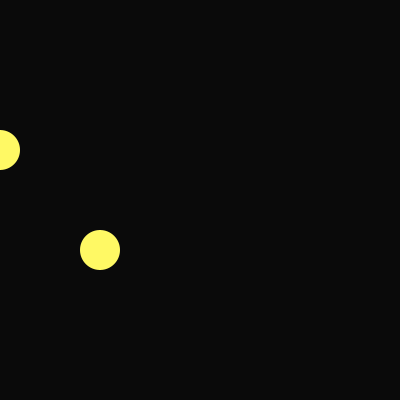
Frame 1 (no input)
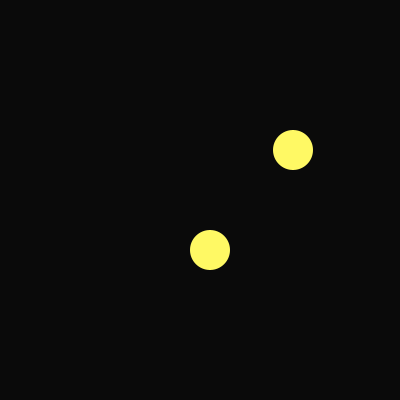
Frame 60 (the mouse pressed at the canvas centre just before this capture)
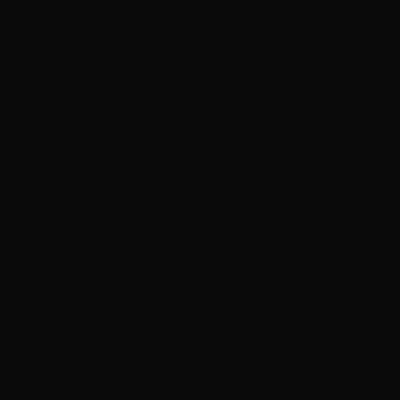
Frame 120 (the mouse held since frame 60 and released just before this capture)

The Processing sketch that drew these frames (run headless with seeded random() and noise(); from frame 60 on, the mouse is pressed at the canvas centre):

// Processing sketch: processing_42551
// ── processing_42551.pde

int x=0;
int y= 150;
int a=width;
int b=250;
 
int speedX = 3;
int speedY = 10;
 
void setup() {
  size(400, 400);
  smooth();
  fill(105, 219, 145);
  rect(0, 0, width, height);
}
 
void draw() {
  noStroke();
  fill(10);
  rect(0, 0, width, height);
 
  fill(255, 10, 210);
  noStroke();
 
 
  if (mousePressed) {
    if (y < 100 || y > 180) {
      if (b < 220 || b > 300) {
        speedY = speedY * +2;
      }
    }
 
    if (x > width || x < 0) {
      x=0;
    }
    else if (a > width || a < 0) {
      a=width;
    }
    ellipse(x, y, 20, 20);
    ellipse(a, b, 20, 20);
 
    speedX = 1;
    x = x + speedX;
    y = y + speedY;
    a = a - speedX;
    b = b - speedY;
  }
 
  else {
    if (x > width || x < 0) {
      x=0;
    }
    else if (a > width || a < 0) {
      a=width;
    }
    fill(255,249,100);
    ellipse(x, y, 40, 40);
    ellipse(a, b, 40, 40);
 
    x = x + speedX;
    a = a - speedX;
    speedX= 5;
    y=150;
    b=250;
  }
}
